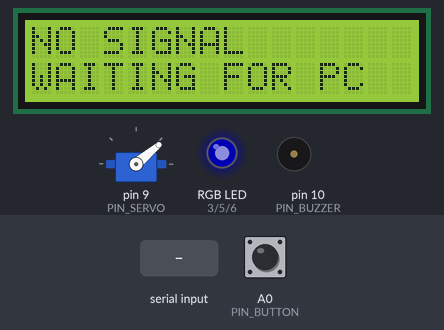
A sketch run on a simulated Arduino Uno, built with avr-gcc and run on an emulated ATmega328P. Shown: 16×2 character LCD, servo, an RGB LED mixed from three pins (HIGH = lit), buzzer (waves = sounding, pin HIGH). Dashed ring = blinking. The inputs (shaded band) are chosen by the test bench; at power-on: A0 (PIN_BUTTON) HIGH. Dim RGB values are drawn brighter than linear.

Above: at 1.2 s.
1.3 s: "30|150\n" received over Serial
At 1.46 s:
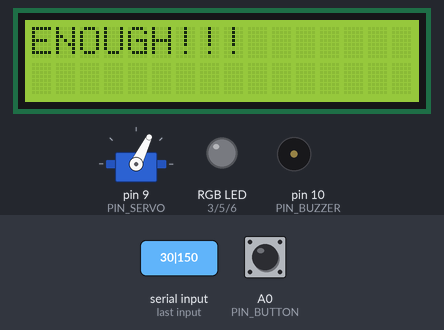
3.7 s: "0\n" received over Serial
At 4.7 s:
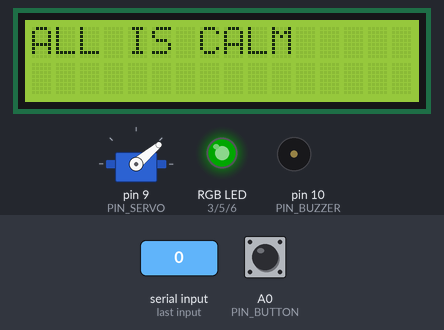
6.7 s: "1\n" received over Serial
At 7.8 s:
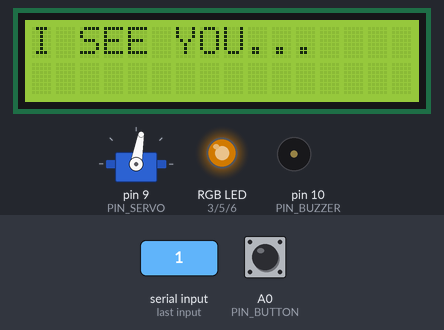
9.7 s: "2\n" received over Serial
At 9.85 s:
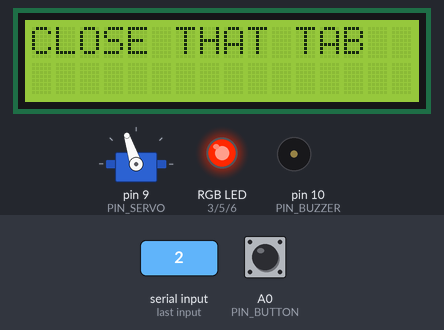
11.7 s: "3\n" received over Serial
At 12.05 s:
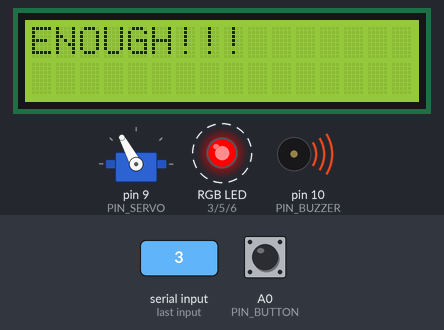
14.7 s: "200\n" received over Serial
At 21.2 s:
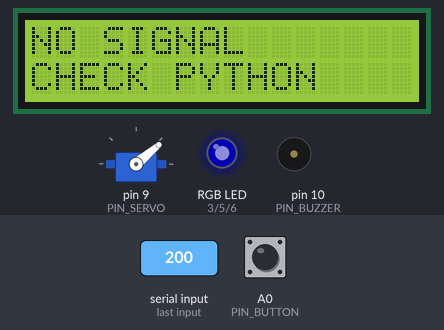
Timing chart, 0 to 21.5 s (numbered marks = the images above; inputs shaded):
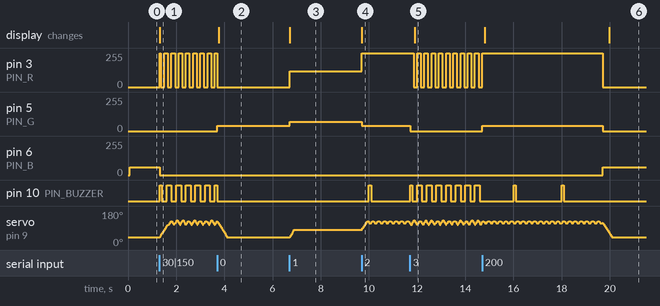

The sketch:

overlord.ino
```cpp
// DESK OVERLORD - Arduino side
// Receives lines like "2|YOUTUBE AGAIN?" over USB (9600 baud) and shows a mood.
// Sends "P" back when the button is pressed (a request for a truce).

#include <Servo.h>
#include <LiquidCrystal.h>

// ---------- Pins (must match the wiring section) ----------
const byte PIN_SERVO  = 9;
const byte PIN_R      = 3;   // PWM
const byte PIN_G      = 5;   // PWM
const byte PIN_B      = 6;   // PWM
const byte PIN_BUZZER = 10;
const byte PIN_BUTTON = A0;
LiquidCrystal lcd(12, 11, 8, 7, 4, 2);  // RS, E, D4, D5, D6, D7

// ---------- Tuning: edit these, not the logic ----------
const bool COMMON_ANODE = false;  // true if the LED colours look inverted
const bool SOUND_ON     = true;   // false = silent rehearsal
const int  ANGLE_AWAY   = 40;     // head angle when ignoring you
const int  ANGLE_MID    = 80;     // head angle when watching you
const int  ANGLE_YOU    = 120;    // head angle when glaring at you
const unsigned long LINK_TIMEOUT_MS = 5000;  // silence this long = NO SIGNAL

Servo head;
int level = -1;                  // -1 = no link, 0..3 = mood
char line2[17] = "WAITING FOR PC";
bool lcdDirty = true;
int currentAngle = ANGLE_AWAY;
unsigned long lastMsgMs = 0;
unsigned long lastServoMs = 0;
char buf[24];
byte bufLen = 0;
bool lastButton = HIGH;
unsigned long lastButtonMs = 0;

void setRGB(byte r, byte g, byte b) {
    if (COMMON_ANODE) { r = 255 - r; g = 255 - g; b = 255 - b; }
    analogWrite(PIN_R, r);
    analogWrite(PIN_G, g);
    analogWrite(PIN_B, b);
}

// Write exactly 16 characters to one LCD row (pads with spaces, no flicker).
void lcdLine(byte row, const char* text) {
    lcd.setCursor(0, row);
    byte i = 0;
    while (text[i] != 0 && i < 16) { lcd.write(text[i]); i++; }
    while (i < 16) { lcd.write(' '); i++; }
}

void setLevel(int newLevel, const char* msg) {
    if (newLevel != level || strncmp(line2, msg, 16) != 0) lcdDirty = true;
    level = newLevel;
    strncpy(line2, msg, 16);
    line2[16] = 0;
}

// ---------- Input from the laptop: "<level>|<text>\n" ----------
void readSerial(unsigned long now) {
    while (Serial.available() > 0) {
        char c = Serial.read();
        if (c == '\r') continue;
        if (c == '\n') {
            buf[bufLen] = 0;
            if (bufLen >= 1 && buf[0] >= '0' && buf[0] <= '3') {
                const char* msg = (bufLen >= 2 && buf[1] == '|') ? buf + 2 : "";
                setLevel(buf[0] - '0', msg);
                lastMsgMs = now;
            }
            bufLen = 0;
        } else if (bufLen < sizeof(buf) - 1) {
            buf[bufLen++] = c;
        }
    }
}

// ---------- Button: send "P" once per press ----------
void checkButton(unsigned long now) {
    bool b = digitalRead(PIN_BUTTON);
    if (b != lastButton && now - lastButtonMs > 40) {
        lastButtonMs = now;
        lastButton = b;
        if (b == LOW) Serial.println("P");
    }
}

// ---------- Outputs ----------
void updateLCD() {
    if (!lcdDirty) return;
    lcdDirty = false;
    const char* top = "NO SIGNAL";
    if (level == 0) top = "ALL IS CALM";
    if (level == 1) top = "I SEE YOU...";
    if (level == 2) top = "CLOSE THAT TAB";
    if (level == 3) top = "ENOUGH!!!";
    lcdLine(0, top);
    lcdLine(1, line2);
}

void updateServo(unsigned long now) {
    if (now - lastServoMs < 20) return;
    lastServoMs = now;
    int target = ANGLE_AWAY;
    int shake = 0;
    if (level == 1) target = ANGLE_MID;
    if (level == 2) { target = ANGLE_YOU; shake = 6; }
    if (level == 3) { target = ANGLE_YOU; shake = 14; }
    if (shake > 0) target += ((now / 120) % 2 == 0) ? shake : -shake;
    target = constrain(target, 10, 170);
    if (currentAngle < target) currentAngle = min(currentAngle + 4, target);
    else if (currentAngle > target) currentAngle = max(currentAngle - 4, target);
    head.write(currentAngle);
}

void updateLED(unsigned long now) {
    if (level == 0) setRGB(0, 40, 0);              // calm: soft green
    else if (level == 1) setRGB(120, 70, 0);       // watching: amber
    else if (level == 2) setRGB(255, 40, 0);       // angry: orange-red
    else if (level == 3) {                         // furious: flashing red
        if ((now / 150) % 2 == 0) setRGB(255, 0, 0); else setRGB(0, 0, 0);
    }
    else setRGB(0, 0, 60);                         // no signal: blue
}

void updateBuzzer(unsigned long now) {
    bool on = false;
    if (SOUND_ON) {
        if (level == 2) on = (now % 2000) < 90;    // short chirp every 2 s
        if (level == 3) on = (now % 400) < 200;    // rapid beeping
    }
    digitalWrite(PIN_BUZZER, on ? HIGH : LOW);
}

void setup() {
    Serial.begin(9600);
    pinMode(PIN_R, OUTPUT);
    pinMode(PIN_G, OUTPUT);
    pinMode(PIN_B, OUTPUT);
    pinMode(PIN_BUZZER, OUTPUT);
    pinMode(PIN_BUTTON, INPUT_PULLUP);
    lcd.begin(16, 2);
    head.attach(PIN_SERVO);
    head.write(currentAngle);
}

void loop() {
    unsigned long now = millis();
    readSerial(now);
    if (level >= 0 && now - lastMsgMs > LINK_TIMEOUT_MS) setLevel(-1, "CHECK PYTHON");
    checkButton(now);
    updateLCD();
    updateServo(now);
    updateLED(now);
    updateBuzzer(now);
}
```

Measured:
- after the input at 1.3 s, pin 3 (PIN_R): 0/255 → 255/255 at once, then repeats every 0.30 s: 0/255 0.15 s, 255/255 0.15 s; pin 6 (PIN_B): 60/255 → 0/255 at once
- after the input at 3.7 s, pin 5 (PIN_G): 0/255 → 40/255 at once; pin 6 (PIN_B): stays 0/255 (without the input it goes to 60/255 after 2.6 s); the display: changes after 0.07 s (image 2)
- after the input at 6.7 s, pin 3 (PIN_R): 0/255 → 120/255 at once; pin 5 (PIN_G): 40/255 → 70/255 at once; pin 6 (PIN_B): stays 0/255 (without the input it goes to 60/255 after 2.0 s); servo on pin 9 (PIN_SERVO): 40° → 80° at once; the display: changes at once (image 3)
- after the input at 11.7 s, pin 3 (PIN_R): alternates 255/255 for 0.15 s and 0/255 for 0.15 s, starting after 0.15 s; pin 5 (PIN_G): 40/255 → 0/255 at once; the display: changes after 0.21 s (image 5)
- after the input at 14.7 s, pin 5 (PIN_G): 0/255 → 40/255 at once, → 0/255 5.0 s later; pin 6 (PIN_B): 0/255 → 60/255 after 5.0 s instead of 2.0 s; pin 10 (PIN_BUZZER): alternates HIGH for 0.09 s and LOW for 1.9 s, 4 changes in all, then stays LOW, starting after 1.3 s; the display: first changes after 0.11 s (image 6 shows a later state)
